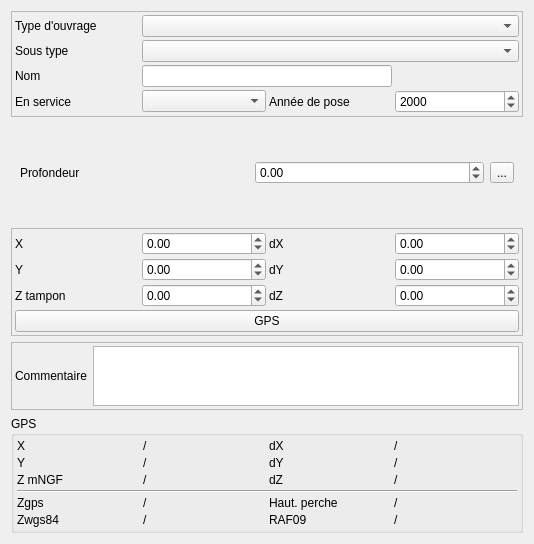
<?xml version="1.0" encoding="UTF-8"?>
<ui version="4.0">
 <class>Form</class>
 <widget class="QWidget" name="Form">
  <property name="geometry">
   <rect>
    <x>0</x>
    <y>0</y>
    <width>534</width>
    <height>513</height>
   </rect>
  </property>
  <property name="windowTitle">
   <string>Form</string>
  </property>
  <layout class="QVBoxLayout" name="verticalLayout" stretch="1,1,1,1,10,1">
   <item>
    <widget class="QFrame" name="frame">
     <property name="frameShape">
      <enum>QFrame::StyledPanel</enum>
     </property>
     <property name="frameShadow">
      <enum>QFrame::Raised</enum>
     </property>
     <layout class="QGridLayout" name="gridLayout">
      <property name="leftMargin">
       <number>3</number>
      </property>
      <property name="topMargin">
       <number>3</number>
      </property>
      <property name="rightMargin">
       <number>3</number>
      </property>
      <property name="bottomMargin">
       <number>3</number>
      </property>
      <property name="spacing">
       <number>3</number>
      </property>
      <item row="0" column="0">
       <widget class="QLabel" name="label_2">
        <property name="text">
         <string>Type d'ouvrage</string>
        </property>
       </widget>
      </item>
      <item row="1" column="0">
       <widget class="QLabel" name="label_8">
        <property name="text">
         <string>Sous type</string>
        </property>
       </widget>
      </item>
      <item row="3" column="0">
       <widget class="QLabel" name="label_28">
        <property name="text">
         <string>En service</string>
        </property>
       </widget>
      </item>
      <item row="2" column="0">
       <widget class="QLabel" name="label_24">
        <property name="text">
         <string>Nom</string>
        </property>
       </widget>
      </item>
      <item row="3" column="1">
       <widget class="QComboBox" name="comboBox_enservice"/>
      </item>
      <item row="1" column="1" colspan="3">
       <widget class="QComboBox" name="comboBox_sstype"/>
      </item>
      <item row="0" column="1" colspan="3">
       <widget class="QComboBox" name="comboBox_typeouvrage"/>
      </item>
      <item row="3" column="2">
       <widget class="QLabel" name="label_29">
        <property name="text">
         <string>Année de pose</string>
        </property>
       </widget>
      </item>
      <item row="3" column="3">
       <widget class="QDateEdit" name="dateEdit_anneepose">
        <property name="displayFormat">
         <string>yyyy</string>
        </property>
       </widget>
      </item>
      <item row="2" column="1" colspan="2">
       <widget class="QLineEdit" name="lineEdit_nom"/>
      </item>
     </layout>
    </widget>
   </item>
   <item>
    <widget class="QStackedWidget" name="stackedWidget">
     <property name="currentIndex">
      <number>3</number>
     </property>
     <widget class="QWidget" name="Regard">
      <layout class="QGridLayout" name="gridLayout_2">
       <item row="0" column="0">
        <widget class="QLabel" name="label_26">
         <property name="text">
          <string>Hauteur manométrique totale</string>
         </property>
         <property name="wordWrap">
          <bool>true</bool>
         </property>
        </widget>
       </item>
       <item row="0" column="2">
        <widget class="QToolButton" name="toolButton_hmano">
         <property name="text">
          <string>...</string>
         </property>
        </widget>
       </item>
       <item row="0" column="1">
        <widget class="QDoubleSpinBox" name="doubleSpinBox_hmano">
         <property name="minimum">
          <double>-1.000000000000000</double>
         </property>
         <property name="maximum">
          <double>999999.000000000000000</double>
         </property>
        </widget>
       </item>
       <item row="1" column="1">
        <spacer name="verticalSpacer_2">
         <property name="orientation">
          <enum>Qt::Vertical</enum>
         </property>
         <property name="sizeHint" stdset="0">
          <size>
           <width>20</width>
           <height>40</height>
          </size>
         </property>
        </spacer>
       </item>
      </layout>
     </widget>
     <widget class="QWidget" name="branchement">
      <layout class="QGridLayout" name="gridLayout_5">
       <item row="0" column="0">
        <widget class="QLabel" name="label_5">
         <property name="text">
          <string>Volume</string>
         </property>
         <property name="wordWrap">
          <bool>true</bool>
         </property>
        </widget>
       </item>
       <item row="2" column="0">
        <widget class="QLabel" name="label_25">
         <property name="text">
          <string>cote trop-plein</string>
         </property>
         <property name="wordWrap">
          <bool>true</bool>
         </property>
        </widget>
       </item>
       <item row="0" column="1">
        <widget class="QDoubleSpinBox" name="doubleSpinBox_volume"/>
       </item>
       <item row="0" column="2">
        <widget class="QToolButton" name="toolButton_volume">
         <property name="text">
          <string>...</string>
         </property>
        </widget>
       </item>
       <item row="0" column="3">
        <widget class="QLabel" name="label_6">
         <property name="text">
          <string>Nombre de cuves</string>
         </property>
         <property name="wordWrap">
          <bool>true</bool>
         </property>
        </widget>
       </item>
       <item row="1" column="3">
        <widget class="QLabel" name="label_3">
         <property name="text">
          <string>cote radier</string>
         </property>
         <property name="wordWrap">
          <bool>true</bool>
         </property>
        </widget>
       </item>
       <item row="0" column="4">
        <widget class="QSpinBox" name="spinBox_nbrecuves"/>
       </item>
       <item row="0" column="5">
        <widget class="QToolButton" name="toolButton_nbrecuve">
         <property name="text">
          <string>...</string>
         </property>
        </widget>
       </item>
       <item row="3" column="2">
        <spacer name="verticalSpacer_3">
         <property name="orientation">
          <enum>Qt::Vertical</enum>
         </property>
         <property name="sizeHint" stdset="0">
          <size>
           <width>20</width>
           <height>40</height>
          </size>
         </property>
        </spacer>
       </item>
       <item row="1" column="0">
        <widget class="QLabel" name="label">
         <property name="text">
          <string>cote sql</string>
         </property>
         <property name="wordWrap">
          <bool>true</bool>
         </property>
        </widget>
       </item>
       <item row="1" column="1">
        <widget class="QDoubleSpinBox" name="doubleSpinBox_cotesql"/>
       </item>
       <item row="1" column="4">
        <widget class="QDoubleSpinBox" name="doubleSpinBox_coteradier"/>
       </item>
       <item row="2" column="1">
        <widget class="QDoubleSpinBox" name="doubleSpinBox_cotetp"/>
       </item>
       <item row="1" column="2">
        <widget class="QToolButton" name="toolButton_cotesql">
         <property name="text">
          <string>...</string>
         </property>
        </widget>
       </item>
       <item row="1" column="5">
        <widget class="QToolButton" name="toolButton_coteradier">
         <property name="text">
          <string>...</string>
         </property>
        </widget>
       </item>
       <item row="2" column="2">
        <widget class="QToolButton" name="toolButton_cotetp">
         <property name="text">
          <string>...</string>
         </property>
        </widget>
       </item>
      </layout>
     </widget>
     <widget class="QWidget" name="refoulement">
      <layout class="QGridLayout" name="gridLayout_7">
       <item row="1" column="0">
        <widget class="QLabel" name="label_30">
         <property name="text">
          <string>Nombre de compteurs</string>
         </property>
         <property name="wordWrap">
          <bool>true</bool>
         </property>
        </widget>
       </item>
       <item row="0" column="1">
        <widget class="QDoubleSpinBox" name="doubleSpinBox_diam"/>
       </item>
       <item row="0" column="2">
        <widget class="QToolButton" name="toolButton_diam">
         <property name="text">
          <string>...</string>
         </property>
        </widget>
       </item>
       <item row="0" column="0">
        <widget class="QLabel" name="label_27">
         <property name="text">
          <string>Diametre</string>
         </property>
         <property name="wordWrap">
          <bool>true</bool>
         </property>
        </widget>
       </item>
       <item row="2" column="0">
        <widget class="QLabel" name="label_31">
         <property name="text">
          <string>Fonctionnement</string>
         </property>
         <property name="wordWrap">
          <bool>true</bool>
         </property>
        </widget>
       </item>
       <item row="3" column="0">
        <spacer name="verticalSpacer_4">
         <property name="orientation">
          <enum>Qt::Vertical</enum>
         </property>
         <property name="sizeHint" stdset="0">
          <size>
           <width>20</width>
           <height>40</height>
          </size>
         </property>
        </spacer>
       </item>
       <item row="1" column="1">
        <widget class="QDoubleSpinBox" name="doubleSpinBox_nbrecompteur"/>
       </item>
       <item row="1" column="2">
        <widget class="QToolButton" name="toolButton_nbrecompteur">
         <property name="text">
          <string>...</string>
         </property>
        </widget>
       </item>
       <item row="2" column="1" colspan="2">
        <widget class="QComboBox" name="comboBox_fonct"/>
       </item>
      </layout>
     </widget>
     <widget class="QWidget" name="page">
      <layout class="QGridLayout" name="gridLayout_6">
       <item row="0" column="1">
        <widget class="QDoubleSpinBox" name="doubleSpinBox_prof">
         <property name="minimum">
          <double>-1.000000000000000</double>
         </property>
         <property name="maximum">
          <double>9999.000000000000000</double>
         </property>
        </widget>
       </item>
       <item row="0" column="0">
        <widget class="QLabel" name="label_32">
         <property name="text">
          <string>Profondeur</string>
         </property>
        </widget>
       </item>
       <item row="0" column="2">
        <widget class="QToolButton" name="toolButton_prof">
         <property name="text">
          <string>...</string>
         </property>
        </widget>
       </item>
      </layout>
     </widget>
     <widget class="QWidget" name="autre"/>
    </widget>
   </item>
   <item>
    <widget class="QFrame" name="frame_3">
     <property name="frameShape">
      <enum>QFrame::StyledPanel</enum>
     </property>
     <property name="frameShadow">
      <enum>QFrame::Raised</enum>
     </property>
     <layout class="QGridLayout" name="gridLayout_3">
      <property name="leftMargin">
       <number>3</number>
      </property>
      <property name="topMargin">
       <number>3</number>
      </property>
      <property name="rightMargin">
       <number>3</number>
      </property>
      <property name="bottomMargin">
       <number>3</number>
      </property>
      <property name="spacing">
       <number>3</number>
      </property>
      <item row="2" column="1">
       <widget class="QDoubleSpinBox" name="doubleSpinBox_Z">
        <property name="minimum">
         <double>-99.000000000000000</double>
        </property>
        <property name="maximum">
         <double>99999999.000000000000000</double>
        </property>
       </widget>
      </item>
      <item row="1" column="1">
       <widget class="QDoubleSpinBox" name="doubleSpinBox_Y">
        <property name="minimum">
         <double>-99.000000000000000</double>
        </property>
        <property name="maximum">
         <double>99999999.000000000000000</double>
        </property>
       </widget>
      </item>
      <item row="2" column="3">
       <widget class="QDoubleSpinBox" name="doubleSpinBox_dZ">
        <property name="minimum">
         <double>-1.000000000000000</double>
        </property>
        <property name="maximum">
         <double>999.000000000000000</double>
        </property>
       </widget>
      </item>
      <item row="1" column="0">
       <widget class="QLabel" name="label_18">
        <property name="text">
         <string>Y</string>
        </property>
       </widget>
      </item>
      <item row="2" column="0">
       <widget class="QLabel" name="label_22">
        <property name="text">
         <string>Z tampon</string>
        </property>
       </widget>
      </item>
      <item row="1" column="3">
       <widget class="QDoubleSpinBox" name="doubleSpinBox_dY">
        <property name="minimum">
         <double>-1.000000000000000</double>
        </property>
        <property name="maximum">
         <double>999.000000000000000</double>
        </property>
       </widget>
      </item>
      <item row="0" column="0">
       <widget class="QLabel" name="label_15">
        <property name="text">
         <string>X</string>
        </property>
       </widget>
      </item>
      <item row="0" column="3">
       <widget class="QDoubleSpinBox" name="doubleSpinBox_dX">
        <property name="minimum">
         <double>-1.000000000000000</double>
        </property>
        <property name="maximum">
         <double>999.000000000000000</double>
        </property>
       </widget>
      </item>
      <item row="0" column="1">
       <widget class="QDoubleSpinBox" name="doubleSpinBox_X">
        <property name="minimum">
         <double>-99.000000000000000</double>
        </property>
        <property name="maximum">
         <double>99999999.000000000000000</double>
        </property>
       </widget>
      </item>
      <item row="1" column="2">
       <widget class="QLabel" name="label_21">
        <property name="text">
         <string>dY</string>
        </property>
       </widget>
      </item>
      <item row="0" column="2">
       <widget class="QLabel" name="label_16">
        <property name="text">
         <string>dX</string>
        </property>
       </widget>
      </item>
      <item row="2" column="2">
       <widget class="QLabel" name="label_23">
        <property name="text">
         <string>dZ</string>
        </property>
       </widget>
      </item>
      <item row="3" column="0" colspan="4">
       <widget class="QPushButton" name="pushButton_getGPS">
        <property name="text">
         <string>GPS</string>
        </property>
       </widget>
      </item>
     </layout>
    </widget>
   </item>
   <item>
    <widget class="QFrame" name="frame_2">
     <property name="frameShape">
      <enum>QFrame::StyledPanel</enum>
     </property>
     <property name="frameShadow">
      <enum>QFrame::Raised</enum>
     </property>
     <layout class="QHBoxLayout" name="horizontalLayout">
      <property name="leftMargin">
       <number>3</number>
      </property>
      <property name="topMargin">
       <number>3</number>
      </property>
      <property name="rightMargin">
       <number>3</number>
      </property>
      <property name="bottomMargin">
       <number>3</number>
      </property>
      <item>
       <widget class="QLabel" name="label_7">
        <property name="text">
         <string>Commentaire</string>
        </property>
       </widget>
      </item>
      <item>
       <widget class="QTextBrowser" name="textBrowser_commentaire">
        <property name="maximumSize">
         <size>
          <width>16777215</width>
          <height>60</height>
         </size>
        </property>
        <property name="readOnly">
         <bool>false</bool>
        </property>
       </widget>
      </item>
     </layout>
    </widget>
   </item>
   <item>
    <spacer name="verticalSpacer">
     <property name="orientation">
      <enum>Qt::Vertical</enum>
     </property>
     <property name="sizeHint" stdset="0">
      <size>
       <width>20</width>
       <height>40</height>
      </size>
     </property>
    </spacer>
   </item>
   <item>
    <widget class="QGroupBox" name="groupBox">
     <property name="title">
      <string>GPS</string>
     </property>
     <layout class="QGridLayout" name="gridLayout_4">
      <property name="leftMargin">
       <number>3</number>
      </property>
      <property name="topMargin">
       <number>3</number>
      </property>
      <property name="rightMargin">
       <number>3</number>
      </property>
      <property name="bottomMargin">
       <number>3</number>
      </property>
      <property name="spacing">
       <number>3</number>
      </property>
      <item row="4" column="1">
       <widget class="QLabel" name="label_zgps">
        <property name="text">
         <string>/</string>
        </property>
       </widget>
      </item>
      <item row="5" column="3">
       <widget class="QLabel" name="label_raf09">
        <property name="text">
         <string>/</string>
        </property>
       </widget>
      </item>
      <item row="5" column="2">
       <widget class="QLabel" name="label_20">
        <property name="text">
         <string>RAF09</string>
        </property>
       </widget>
      </item>
      <item row="4" column="0">
       <widget class="QLabel" name="label_4">
        <property name="text">
         <string>Zgps</string>
        </property>
       </widget>
      </item>
      <item row="5" column="1">
       <widget class="QLabel" name="label_zwgs84">
        <property name="text">
         <string>/</string>
        </property>
       </widget>
      </item>
      <item row="5" column="0">
       <widget class="QLabel" name="label_17">
        <property name="text">
         <string>Zwgs84</string>
        </property>
       </widget>
      </item>
      <item row="2" column="1">
       <widget class="QLabel" name="label_Z">
        <property name="text">
         <string>/</string>
        </property>
       </widget>
      </item>
      <item row="1" column="0">
       <widget class="QLabel" name="label_9">
        <property name="text">
         <string>Y</string>
        </property>
       </widget>
      </item>
      <item row="0" column="3">
       <widget class="QLabel" name="label_dX">
        <property name="text">
         <string>/</string>
        </property>
       </widget>
      </item>
      <item row="0" column="2">
       <widget class="QLabel" name="label_10">
        <property name="text">
         <string>dX</string>
        </property>
       </widget>
      </item>
      <item row="2" column="0">
       <widget class="QLabel" name="label_11">
        <property name="text">
         <string>Z mNGF</string>
        </property>
       </widget>
      </item>
      <item row="1" column="2">
       <widget class="QLabel" name="label_12">
        <property name="text">
         <string>dY</string>
        </property>
       </widget>
      </item>
      <item row="1" column="3">
       <widget class="QLabel" name="label_dY">
        <property name="text">
         <string>/</string>
        </property>
       </widget>
      </item>
      <item row="1" column="1">
       <widget class="QLabel" name="label_Y">
        <property name="text">
         <string>/</string>
        </property>
       </widget>
      </item>
      <item row="2" column="2">
       <widget class="QLabel" name="label_13">
        <property name="text">
         <string>dZ</string>
        </property>
       </widget>
      </item>
      <item row="0" column="0">
       <widget class="QLabel" name="label_14">
        <property name="text">
         <string>X</string>
        </property>
       </widget>
      </item>
      <item row="2" column="3">
       <widget class="QLabel" name="label_dZ">
        <property name="text">
         <string>/</string>
        </property>
       </widget>
      </item>
      <item row="0" column="1">
       <widget class="QLabel" name="label_X">
        <property name="text">
         <string>/</string>
        </property>
       </widget>
      </item>
      <item row="3" column="0" colspan="4">
       <widget class="Line" name="line">
        <property name="orientation">
         <enum>Qt::Horizontal</enum>
        </property>
       </widget>
      </item>
      <item row="4" column="2">
       <widget class="QLabel" name="label_19">
        <property name="text">
         <string>Haut. perche</string>
        </property>
       </widget>
      </item>
      <item row="4" column="3">
       <widget class="QLabel" name="label_hautperche">
        <property name="text">
         <string>/</string>
        </property>
       </widget>
      </item>
     </layout>
    </widget>
   </item>
  </layout>
 </widget>
 <resources/>
 <connections/>
</ui>
